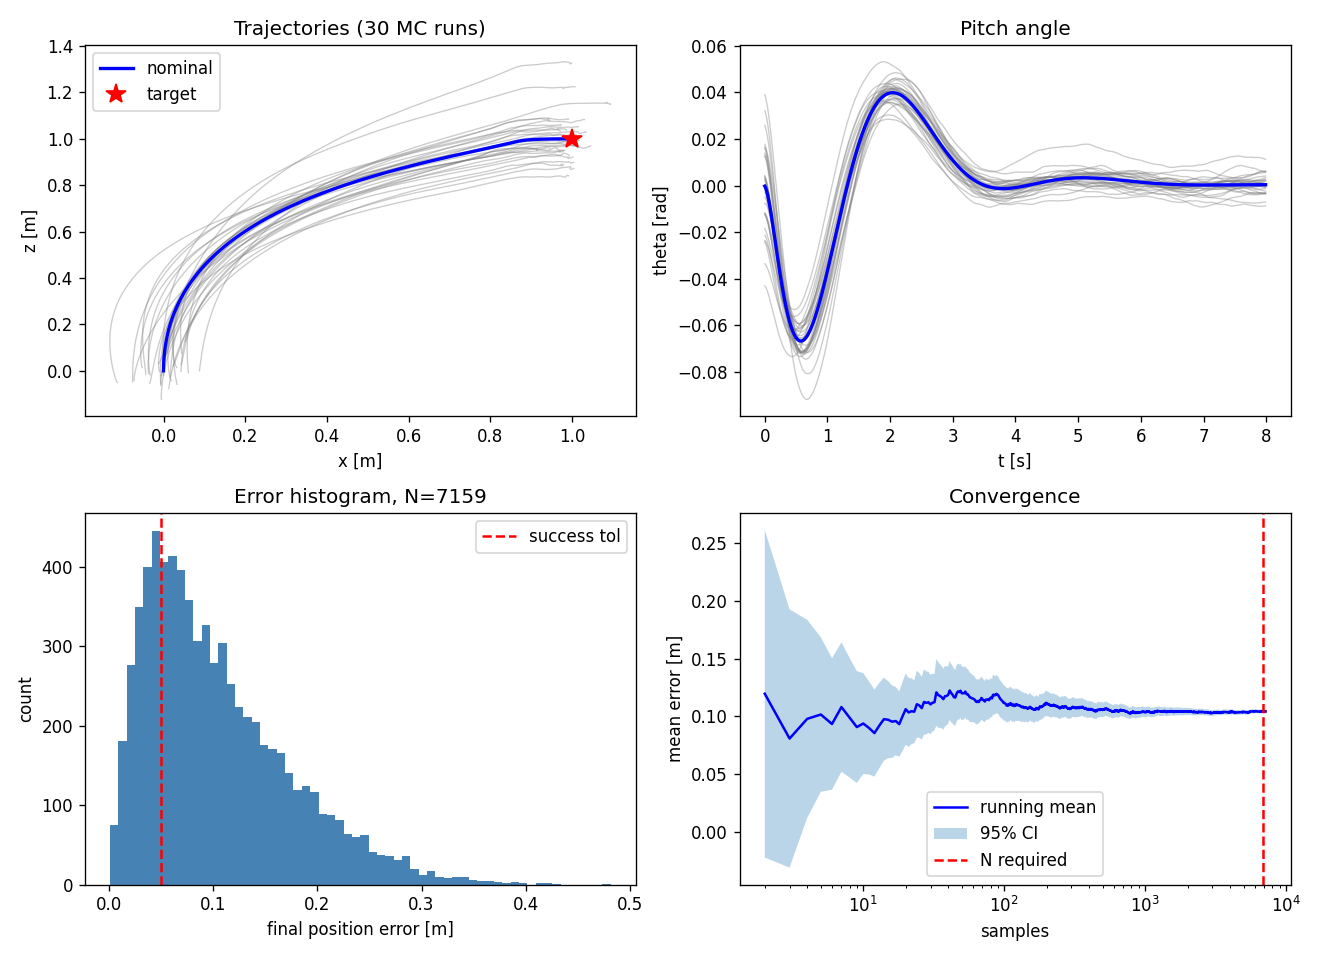

Recreate this plot in Python.
"""Monte Carlo simulation and minimum sample size for a PVTOL hover controller.

Steps shown by the script:
  1. PVTOL model and nominal parameters.
  2. Uncertainty sources (all variances): parameters, initial conditions,
     sensor noise, actuator noise and wind disturbance.
  3. Nominal simulation (no noise).
  4. Pilot Monte Carlo to estimate sigma (mean metric) and p (success rate).
  5. Minimum sample size for 95 % confidence and error E < 0.01.
  6. Full Monte Carlo with that N.
  7. Verification of the confidence intervals.

PVTOL model (m = 1, J = 1), plus a wind disturbance d = (dx, dz) for the MC study:
  x''  = -(U/m)*sin(th) + dx/m
  z''  =  (U/m)*cos(th) - g + dz/m
  th'' = tau/J
"""
import math

import numpy as np

Z_95 = 1.959964  # two-sided 95 % normal quantile
E_MAX = 0.01     # maximum allowed half-width of the confidence interval

# ---------------------------------------------------------------- Step 1
NOMINAL = {"m": 1.0, "J": 1.0, "g": 9.81}
GAINS = {"kpx": 1.0, "kdx": 2.0, "kpz": 4.0, "kdz": 4.0, "kpt": 25.0, "kdt": 10.0}
TARGET = (1.0, 1.0)          # hover set point (x_r, z_r) [m]
DT, T_FINAL = 0.01, 8.0      # integration step and horizon [s]
SUCCESS_TOL = 0.05           # run is a "success" if final position error < 5 cm

# ---------------------------------------------------------------- Step 2
# Standard deviations; variance = sigma**2.
SIGMA = {
    # plant parameters (true plant differs from controller model)
    "m": 0.05, "J": 0.1, "g": 0.005,
    # initial conditions around the origin
    "x0": 0.05, "z0": 0.05, "th0": 0.02, "vx0": 0.02, "vz0": 0.02, "w0": 0.02,
    # sensor noise (per sample, white)
    "s_pos": 0.01, "s_th": 0.005, "s_vel": 0.02, "s_w": 0.01,
    # actuator noise: U relative, tau additive [N m]
    "a_U": 0.02, "a_tau": 0.04,
    # wind: constant bias per run + white gust per step [N]
    "wind_bias": 0.03, "wind_gust": 0.05,
}


def print_variance_table():
    print("\nSTEP 2 - Uncertainty sources")
    print(f"  {'source':<10}{'sigma':>10}{'variance':>14}")
    for k, s in SIGMA.items():
        print(f"  {k:<10}{s:>10.4f}{s * s:>14.2e}")


def sample_plant(n, rng, scale):
    """Draw n random plants and initial states (scale=0 gives the nominal case)."""
    s = {k: v * scale for k, v in SIGMA.items()}
    p = {k: NOMINAL[k] + s[k] * rng.standard_normal(n) for k in NOMINAL}
    p["state"] = np.vstack([
        s["x0"] * rng.standard_normal(n), s["z0"] * rng.standard_normal(n),
        s["th0"] * rng.standard_normal(n), s["vx0"] * rng.standard_normal(n),
        s["vz0"] * rng.standard_normal(n), s["w0"] * rng.standard_normal(n),
    ])
    p["wind"] = s["wind_bias"] * rng.standard_normal((2, n))
    return p, s


def simulate(n, rng, scale=1.0, record=False):
    """Vectorized simulation of n PVTOL runs; returns final position error per run."""
    p, s = sample_plant(n, rng, scale)
    x, z, th, vx, vz, w = p["state"]
    m0, J0, g0 = NOMINAL["m"], NOMINAL["J"], NOMINAL["g"]
    G = GAINS
    xr, zr = TARGET
    steps = int(T_FINAL / DT)
    hist = np.zeros((steps, 3, n)) if record else None

    for k in range(steps):
        # sensor measurements
        xm = x + s["s_pos"] * rng.standard_normal(n)
        zm = z + s["s_pos"] * rng.standard_normal(n)
        thm = th + s["s_th"] * rng.standard_normal(n)
        vxm = vx + s["s_vel"] * rng.standard_normal(n)
        vzm = vz + s["s_vel"] * rng.standard_normal(n)
        wm = w + s["s_w"] * rng.standard_normal(n)

        # cascaded controller designed with nominal parameters
        ax_des = G["kpx"] * (xr - xm) - G["kdx"] * vxm
        az_des = G["kpz"] * (zr - zm) - G["kdz"] * vzm
        th_des = np.clip(-ax_des / g0, -0.5, 0.5)  # x'' ~ -g*th near hover
        U = m0 * (g0 + az_des) / np.maximum(np.cos(thm), 0.5)
        U = np.clip(U, 0.0, 3.0 * m0 * g0)
        tau = J0 * (G["kpt"] * (th_des - thm) - G["kdt"] * wm)

        # actuator noise
        U = U * (1.0 + s["a_U"] * rng.standard_normal(n))
        tau = tau + s["a_tau"] * rng.standard_normal(n)

        # wind
        dx = p["wind"][0] + s["wind_gust"] * rng.standard_normal(n)
        dz = p["wind"][1] + s["wind_gust"] * rng.standard_normal(n)

        # true plant (random parameters)
        ax = -(U / p["m"]) * np.sin(th) + dx / p["m"]
        az = (U / p["m"]) * np.cos(th) - p["g"] + dz / p["m"]
        aw = tau / p["J"]

        # semi-implicit Euler
        vx, vz, w = vx + ax * DT, vz + az * DT, w + aw * DT
        x, z, th = x + vx * DT, z + vz * DT, th + w * DT
        if record:
            hist[k] = (x, z, th)

    err = np.hypot(x - xr, z - zr)
    return err, hist


def ci_mean(e):
    n = e.size
    half = Z_95 * e.std(ddof=1) / math.sqrt(n)
    return e.mean(), half


def ci_prop(success):
    n = success.size
    p = success.mean()
    return p, Z_95 * math.sqrt(p * (1 - p) / n)


def main():
    rng = np.random.default_rng(2026)

    print("STEP 1 - PVTOL model")
    print(f"  nominal parameters: {NOMINAL}")
    print(f"  controller gains:   {GAINS}")
    print(f"  target={TARGET}, dt={DT}s, T={T_FINAL}s, success if error < {SUCCESS_TOL} m")

    print_variance_table()

    print("\nSTEP 3 - Nominal simulation (all sigmas = 0)")
    e_nom, hist_nom = simulate(1, rng, scale=0.0, record=True)
    print(f"  final position error = {e_nom[0]:.6f} m")

    n0 = 500
    print(f"\nSTEP 4 - Pilot Monte Carlo, n0 = {n0}")
    e0, _ = simulate(n0, rng)
    s0 = e0.std(ddof=1)
    p0 = (e0 < SUCCESS_TOL).mean()
    print(f"  mean error = {e0.mean():.5f} m, sigma = {s0:.5f} m, p_success = {p0:.4f}")

    print(f"\nSTEP 5 - Minimum sample size (95 % confidence, E = {E_MAX})")
    n_mean = math.ceil((Z_95 * s0 / E_MAX) ** 2)
    n_prop = math.ceil(Z_95 ** 2 * p0 * (1 - p0) / E_MAX ** 2)
    n_worst = math.ceil(Z_95 ** 2 * 0.25 / E_MAX ** 2)
    print(f"  mean error : n = (z*sigma/E)^2      = ({Z_95:.3f}*{s0:.4f}/{E_MAX})^2 = {n_mean}")
    print(f"  proportion : n = z^2*p(1-p)/E^2     = {Z_95:.3f}^2*{p0:.3f}*{1 - p0:.3f}/{E_MAX}^2 = {n_prop}")
    print(f"  proportion worst case (p = 0.5)     = {n_worst}")
    n_req = max(n_mean, n_prop, n0)
    print(f"  -> N = max(n_mean, n_prop) = {n_req}")

    print(f"\nSTEP 6 - Full Monte Carlo, N = {n_req}")
    e, _ = simulate(n_req, rng)
    # the pilot sigma/p are estimates; top up if the final half-width still exceeds E
    while True:
        m, hm = ci_mean(e)
        p, hp = ci_prop(e < SUCCESS_TOL)
        if hm < E_MAX and hp < E_MAX:
            break
        n_more = max(math.ceil((Z_95 * e.std(ddof=1) / E_MAX) ** 2),
                     math.ceil(Z_95 ** 2 * p * (1 - p) / E_MAX ** 2)) - e.size + 1
        print(f"  half-width above E, adding {n_more} runs")
        e = np.concatenate([e, simulate(n_more, rng)[0]])

    print("\nSTEP 7 - Results")
    print(f"  N used               = {e.size}")
    print(f"  mean error           = {m:.5f} m, 95% CI [{m - hm:.5f}, {m + hm:.5f}], half-width = {hm:.5f}")
    print(f"  success probability  = {p:.4f}, 95% CI [{p - hp:.4f}, {p + hp:.4f}], half-width = {hp:.5f}")
    print(f"  both half-widths < {E_MAX}: {hm < E_MAX and hp < E_MAX}")

    try:
        import matplotlib.pyplot as plt
    except ImportError:
        return

    t = np.arange(hist_nom.shape[0]) * DT
    _, hist_mc = simulate(30, np.random.default_rng(1), record=True)
    i_all = np.arange(1, e.size + 1)
    running = np.cumsum(e) / i_all
    var = (np.cumsum(e ** 2) - i_all * running ** 2)[1:] / (i_all[1:] - 1)
    idx = i_all[1:]
    band = Z_95 * np.sqrt(np.maximum(var, 0.0)) / np.sqrt(idx)

    fig, ax = plt.subplots(2, 2, figsize=(11, 8))
    ax[0, 0].plot(hist_mc[:, 0, :], hist_mc[:, 1, :], color="gray", alpha=0.4, lw=0.8)
    ax[0, 0].plot(hist_nom[:, 0, 0], hist_nom[:, 1, 0], "b", lw=2, label="nominal")
    ax[0, 0].plot(*TARGET, "r*", ms=12, label="target")
    ax[0, 0].set(xlabel="x [m]", ylabel="z [m]", title="Trajectories (30 MC runs)")
    ax[0, 0].legend()
    ax[0, 1].plot(t, hist_mc[:, 2, :], color="gray", alpha=0.4, lw=0.8)
    ax[0, 1].plot(t, hist_nom[:, 2, 0], "b", lw=2)
    ax[0, 1].set(xlabel="t [s]", ylabel="theta [rad]", title="Pitch angle")
    ax[1, 0].hist(e, bins=60, color="steelblue")
    ax[1, 0].axvline(SUCCESS_TOL, color="r", ls="--", label="success tol")
    ax[1, 0].set(xlabel="final position error [m]", ylabel="count", title=f"Error histogram, N={e.size}")
    ax[1, 0].legend()
    ax[1, 1].plot(idx, running[1:], "b", label="running mean")
    ax[1, 1].fill_between(idx, running[1:] - band, running[1:] + band, alpha=0.3, label="95% CI")
    ax[1, 1].axvline(n_req, color="r", ls="--", label="N required")
    ax[1, 1].set(xscale="log", xlabel="samples", ylabel="mean error [m]", title="Convergence")
    ax[1, 1].legend()
    fig.tight_layout()
    out = __file__.replace(".py", ".png")
    fig.savefig(out, dpi=120)
    print(f"\n  figure saved to {out}")


if __name__ == "__main__":
    main()
